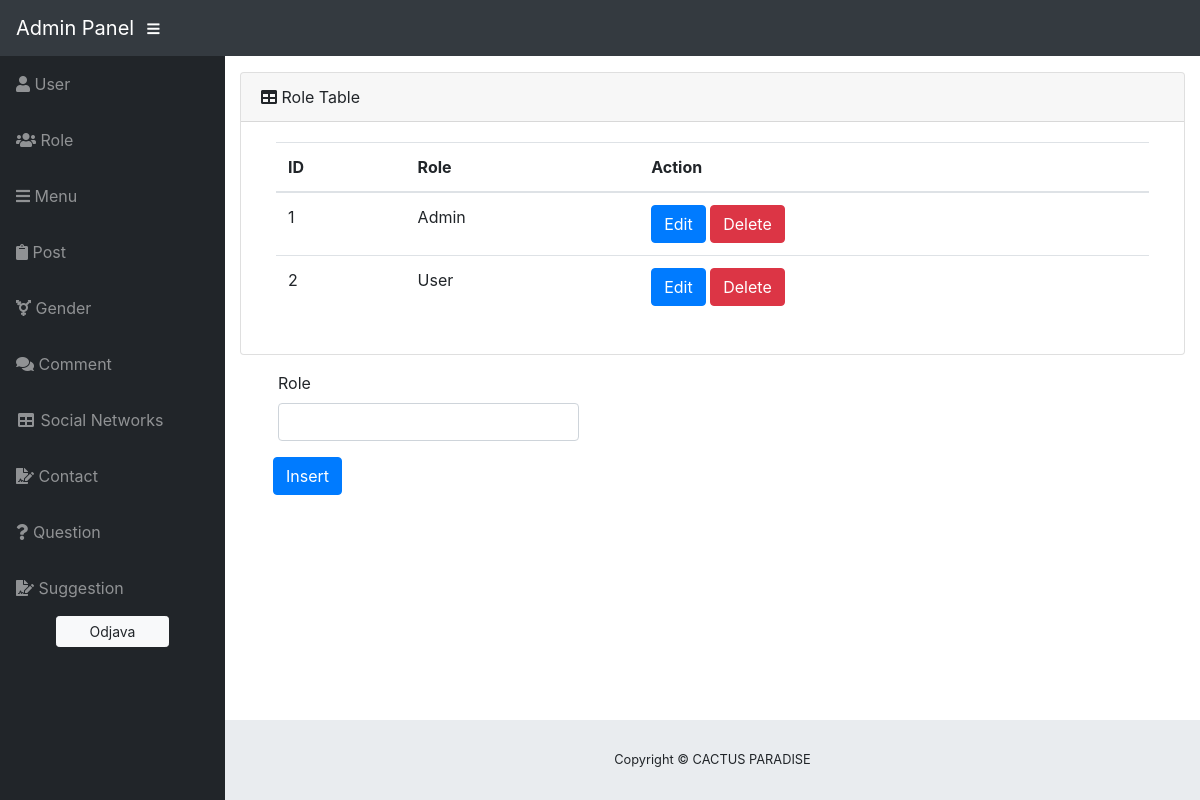
/admin/admin.php?page=role, run on the app's committed database.
### tables this page shows
CREATE TABLE `role` (
  `roleID` int(11) NOT NULL,
  `role` varchar(20) NOT NULL
);

### modules/functions.php (called while the page is built, shortened)
<?php
function getAllFromTable($table, $conn) {
	$sql = "SELECT * FROM $table;";
	$stmt = $conn->prepare($sql);
	$stmt->execute();
	return $stmt->fetchAll();
}

### admin/views/pages/role.php (the view, shortened to what this page needs)
  <?php
  $roles = getAllFromTable('role', $conn);
  ?>
  <i class="fas fa-table"></i>
Role Table </div>
<div class="container">
  <div class="card-body">
    <div class="table-responsive">
      <table class="table">
        <thead>
          <th>ID</th>
          <th>Role</th>
          <th>Action</th>
        </thead>
        <tbody class="roles">
          <?php foreach($roles as $role) : ?>
            <tr>
              <td><?= $role->roleID ?></td>
              <td><?= $role->role ?></td>
              <td>
                 <button class="btn btn-primary edit-btn" data-id="<?= $role->roleID ?>">Edit</button>
                <button class="btn btn-danger delete-btn" data-id="<?= $role->roleID ?>">Delete</button>
              </td>
            </tr>
          <?php endforeach; ?>
        </tbody>
      </table>
    </div>
  </div>
</div>
</div>
</div>
<form class="needs-validation">
  <div class="form-row ml-5">
    <div class="col-md-4 mb-3">
      <label>Role</label>
      <input type="text" class="form-control" id="role">
    </div>
  </div>
  <button type="button" class="btn btn-primary ml-5 mb-5" id="insert-update-btn">Insert</button>
</form>

### admin/assets/css/sb-admin.css (style rules this page uses)
html { position: relative; min-height: 100%; }
body { height: 100%; }
:root { --input-padding-x: 0.75rem; --input-padding-y: 0.75rem; }

### data on the page
role: roleID "1", role "Admin"
role: roleID "2", role "User"
